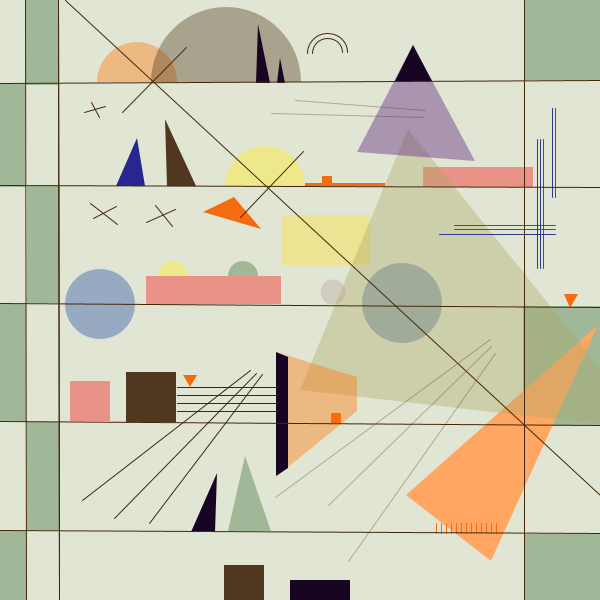
Frame 1 (no input)
Frame 60 (the mouse pressed at the canvas centre just before this capture): identical to frame 1, image omitted
Frame 120 (the mouse held since frame 60 and released just before this capture): identical to frame 1, image omitted

The Processing sketch that drew this single still picture (run headless with seeded random() and noise(); from frame 60 on, the mouse is pressed at the canvas centre):

// Processing sketch: processing_160982
// ── processing_160982.pde


void setup(){
size(600,600);

}
  
  
void draw(){
background(#E1E5D3);


fill(#FFEC17,99);
noStroke();
arc(265, 186, 80, 80, PI, TWO_PI);
arc(173,276, 30, 30, PI, TWO_PI);




fill(#39713B,99);
noStroke();
rect(25,0,33,85);
rect(0,83,25,104);
rect(27,186,33,117);
rect(0,304,26,118);
rect(27,422,33,108);
rect(0,531,26,90);

arc(243,276, 30, 30, PI, TWO_PI);

triangle(228,531,245,456,271,531);

rect(523,306,120,120);
rect(525,0,80,80);
rect(525,534,80,80);

fill(#FFA662);
triangle(406,495,491,561,598,325);


fill(#F50F0F,99);
rect(70,381,40,40);
rect(146,276,135,28);
rect(423,167,110,20);


fill(#F56B0F);
triangle(234,197,261,229,203,212);
rect(331,413,10,10);
rect(322,176,10,10);
rect(305,183,80,3);
triangle(183,375,197,375,190,387);
triangle(564,294,578,294,570,308);

stroke(#F56B0F);
line(436,523,436,533);
line(441,523,441,533);
line(446,523,446,533);
line(451,523,451,533);
line(456,523,456,533);
line(461,523,461,533);
line(466,523,466,533);
line(471,523,471,533);
line(476,523,476,533);
line(481,523,481,533);
line(486,523,486,533);
line(491,523,491,533);
line(496,523,496,533);


fill(#503820);
noStroke();
rect(126,372,50,50);
rect(224,565,40,40);

fill(#FFDF29,98);
rect(282,215,88,50);

fill(#B7A69F,99);
ellipse(333,292,25,25);

fill(#2A5590,99);
ellipse(402,303,80,80);

fill(#ADA767,95);
triangle(408,129,300,390,650,430);




fill(#53167C,99);
triangle(357,152,475,161,413,45);

fill(#180524);
triangle(395,81,432,81,413,45);

fill(#1E4CA5,99);
ellipse(100,304,70,70);




noFill();
stroke(#432709);
arc(327, 53, 30, 30, PI, TWO_PI);
arc(327, 53, 40, 40, PI, TWO_PI);

noStroke();
fill(#FF7403,99);
arc(137, 82, 80, 80, PI, TWO_PI);
quad(276,352,357,377,357,411,276,477);

fill(#503820,99);
arc(226, 82,150,150, PI, TWO_PI);


fill(#180524);
quad(276,352,288,357,288,468,276,476);
triangle(215,532,191,532,217,473);
triangle(256,83,258,24,270,83);
triangle(277,83,280,58,285,83);
rect(290,580,60,20);

fill(#292690);
triangle(116,186,137,138,145,186);


fill(#503820);
triangle(167,186,165,119,196,186);

stroke(#BF2817);
line(555,108,555,197);
line(543,139,543,268);
line(454,225,555,225);
line(454,229,555,229);

stroke(#2B398E);
line(552,108,552,197);
line(540,139,540,268);
line(537,139,537,268);
line(439,234,555,234);

stroke(#432709);
line(0,83,600,80);
line(0,185,600,187);
line(0,303,600,307);
line(0,421,600,425);
line(0,530,600,533);
line(25,0,26,600);
line(58,0,59,600);
line(65,0,600,495);
line(58,0,59,600);
line(186,47,122,112);
line(303,151,240,217);
line(524,0,524,600);

line(250,370,82,500);
line(256,373,114,518);
line(262,374,149,523);

line(177,387,276,387);
line(177,395,276,395);
line(177,403,276,403);
line(177,411,276,411);

line(105,106,84,112);
line(91,102,99,117);

line(116,206,93,218);
line(90,203,117,224);

line(146,222,175,209);
line(155,205,172,226);



stroke(#432709,80);
line(490,339,275,497);
line(491,346,328,505);
line(495,353,348,561);

line(295,100,425,110);
line(271,113,424,117);


}
